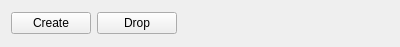
<?xml version="1.0" encoding="UTF-8"?>
<ui version="4.0">
 <class>Sekura::BottomTableWidget</class>
 <widget class="QWidget" name="Sekura::BottomTableWidget">
  <property name="geometry">
   <rect>
    <x>0</x>
    <y>0</y>
    <width>400</width>
    <height>47</height>
   </rect>
  </property>
  <property name="windowTitle">
   <string>Form</string>
  </property>
  <layout class="QHBoxLayout" name="horizontalLayout">
   <item>
    <widget class="QPushButton" name="pbCreate">
     <property name="text">
      <string>Create</string>
     </property>
     <property name="icon">
      <iconset resource="resources.qrc">
       <normaloff>:/images/029-floppy-disk.png</normaloff>:/images/029-floppy-disk.png</iconset>
     </property>
    </widget>
   </item>
   <item>
    <widget class="QPushButton" name="pbDrop">
     <property name="text">
      <string>Drop</string>
     </property>
     <property name="icon">
      <iconset resource="resources.qrc">
       <normaloff>:/images/030-dot.png</normaloff>:/images/030-dot.png</iconset>
     </property>
    </widget>
   </item>
   <item>
    <spacer name="horizontalSpacer">
     <property name="orientation">
      <enum>Qt::Horizontal</enum>
     </property>
     <property name="sizeHint" stdset="0">
      <size>
       <width>175</width>
       <height>20</height>
      </size>
     </property>
    </spacer>
   </item>
  </layout>
 </widget>
 <resources>
  <include location="resources.qrc"/>
 </resources>
 <connections/>
</ui>
